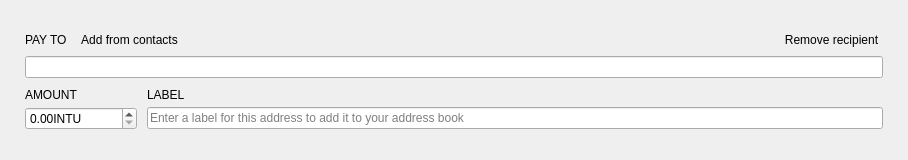
<?xml version="1.0" encoding="UTF-8"?>
<ui version="4.0">
 <class>TransferFrame</class>
 <widget class="QFrame" name="TransferFrame">
  <property name="geometry">
   <rect>
    <x>0</x>
    <y>0</y>
    <width>908</width>
    <height>160</height>
   </rect>
  </property>
  <property name="sizePolicy">
   <sizepolicy hsizetype="Preferred" vsizetype="Preferred">
    <horstretch>0</horstretch>
    <verstretch>150</verstretch>
   </sizepolicy>
  </property>
  <property name="minimumSize">
   <size>
    <width>0</width>
    <height>160</height>
   </size>
  </property>
  <property name="maximumSize">
   <size>
    <width>16777215</width>
    <height>160</height>
   </size>
  </property>
  <property name="windowTitle">
   <string>Frame</string>
  </property>
  <property name="styleSheet">
   <string notr="true"/>
  </property>
  <property name="frameShape">
   <enum>QFrame::NoFrame</enum>
  </property>
  <property name="frameShadow">
   <enum>QFrame::Plain</enum>
  </property>
  <layout class="QVBoxLayout" name="verticalLayout">
   <property name="spacing">
    <number>10</number>
   </property>
   <property name="leftMargin">
    <number>25</number>
   </property>
   <property name="rightMargin">
    <number>25</number>
   </property>
   <item>
    <spacer name="verticalSpacer_2">
     <property name="orientation">
      <enum>Qt::Vertical</enum>
     </property>
     <property name="sizeHint" stdset="0">
      <size>
       <width>20</width>
       <height>40</height>
      </size>
     </property>
    </spacer>
   </item>
   <item>
    <layout class="QGridLayout" name="gridLayout">
     <property name="verticalSpacing">
      <number>5</number>
     </property>
     <item row="0" column="0">
      <widget class="WalletGui::WalletNormalGrayTextLabel" name="m_payToTextLabel">
       <property name="sizePolicy">
        <sizepolicy hsizetype="Minimum" vsizetype="Minimum">
         <horstretch>0</horstretch>
         <verstretch>0</verstretch>
        </sizepolicy>
       </property>
       <property name="text">
        <string>PAY TO</string>
       </property>
       <property name="alignment">
        <set>Qt::AlignLeading|Qt::AlignLeft|Qt::AlignVCenter</set>
       </property>
       <property name="margin">
        <number>0</number>
       </property>
       <property name="indent">
        <number>0</number>
       </property>
      </widget>
     </item>
     <item row="0" column="1">
      <widget class="WalletGui::WalletTinyLinkLikeButton" name="m_addressBookButton">
       <property name="sizePolicy">
        <sizepolicy hsizetype="Preferred" vsizetype="Minimum">
         <horstretch>0</horstretch>
         <verstretch>0</verstretch>
        </sizepolicy>
       </property>
       <property name="cursor">
        <cursorShape>PointingHandCursor</cursorShape>
       </property>
       <property name="focusPolicy">
        <enum>Qt::NoFocus</enum>
       </property>
       <property name="layoutDirection">
        <enum>Qt::LeftToRight</enum>
       </property>
       <property name="text">
        <string>Add from contacts</string>
       </property>
       <property name="flat">
        <bool>true</bool>
       </property>
      </widget>
     </item>
     <item row="0" column="2">
      <spacer name="horizontalSpacer">
       <property name="orientation">
        <enum>Qt::Horizontal</enum>
       </property>
       <property name="sizeHint" stdset="0">
        <size>
         <width>318</width>
         <height>10</height>
        </size>
       </property>
      </spacer>
     </item>
     <item row="0" column="3" alignment="Qt::AlignBottom">
      <widget class="WalletGui::WalletTinyLinkLikeButton" name="m_removeButton">
       <property name="sizePolicy">
        <sizepolicy hsizetype="Preferred" vsizetype="Minimum">
         <horstretch>0</horstretch>
         <verstretch>0</verstretch>
        </sizepolicy>
       </property>
       <property name="cursor">
        <cursorShape>PointingHandCursor</cursorShape>
       </property>
       <property name="focusPolicy">
        <enum>Qt::NoFocus</enum>
       </property>
       <property name="text">
        <string>Remove recipient</string>
       </property>
       <property name="flat">
        <bool>true</bool>
       </property>
      </widget>
     </item>
     <item row="1" column="0" colspan="4">
      <widget class="WalletGui::ClearableLineEdit" name="m_sendAddressEdit">
       <property name="styleSheet">
        <string notr="true">[errorState=&quot;true&quot;] {
  border-color: #ef3131;
}</string>
       </property>
      </widget>
     </item>
    </layout>
   </item>
   <item>
    <layout class="QGridLayout" name="gridLayout_2">
     <property name="verticalSpacing">
      <number>5</number>
     </property>
     <item row="0" column="0">
      <widget class="WalletGui::WalletNormalGrayTextLabel" name="m_amountTextLabel">
       <property name="text">
        <string>AMOUNT</string>
       </property>
       <property name="alignment">
        <set>Qt::AlignBottom|Qt::AlignLeading|Qt::AlignLeft</set>
       </property>
       <property name="indent">
        <number>0</number>
       </property>
      </widget>
     </item>
     <item row="0" column="1">
      <widget class="WalletGui::WalletNormalGrayTextLabel" name="m_labelTextLabel">
       <property name="text">
        <string>LABEL</string>
       </property>
       <property name="alignment">
        <set>Qt::AlignBottom|Qt::AlignLeading|Qt::AlignLeft</set>
       </property>
       <property name="indent">
        <number>0</number>
       </property>
      </widget>
     </item>
     <item row="1" column="0">
      <widget class="QDoubleSpinBox" name="m_sendAmountSpin">
       <property name="focusPolicy">
        <enum>Qt::ClickFocus</enum>
       </property>
       <property name="layoutDirection">
        <enum>Qt::LeftToRight</enum>
       </property>
       <property name="styleSheet">
        <string notr="true">[errorState=&quot;true&quot;] {
  border-color: #ef3131;
}</string>
       </property>
       <property name="buttonSymbols">
        <enum>QAbstractSpinBox::UpDownArrows</enum>
       </property>
       <property name="suffix">
        <string notr="true">INTU</string>
       </property>
       <property name="decimals">
        <number>2</number>
       </property>
       <property name="maximum">
        <double>1000000000000.00</double>
       </property>
      </widget>
     </item>
     <item row="1" column="1">
      <widget class="WalletGui::ClearableLineEdit" name="m_sendLabelEdit">
       <property name="styleSheet">
        <string notr="true">[errorState=&quot;true&quot;] {
  border-color: #ef3131;
}</string>
       </property>
       <property name="placeholderText">
        <string>Enter a label for this address to add it to your address book</string>
       </property>
      </widget>
     </item>
    </layout>
   </item>
   <item>
    <spacer name="verticalSpacer">
     <property name="orientation">
      <enum>Qt::Vertical</enum>
     </property>
     <property name="sizeHint" stdset="0">
      <size>
       <width>20</width>
       <height>40</height>
      </size>
     </property>
    </spacer>
   </item>
  </layout>
 </widget>
 <customwidgets>
  <customwidget>
   <class>WalletGui::WalletNormalGrayTextLabel</class>
   <extends>QLabel</extends>
   <header>Gui/Common/WalletTextLabel.h</header>
  </customwidget>
  <customwidget>
   <class>WalletGui::ClearableLineEdit</class>
   <extends>QLineEdit</extends>
   <header>Gui/Common/ClearableLineEdit.h</header>
  </customwidget>
  <customwidget>
   <class>WalletGui::WalletTinyLinkLikeButton</class>
   <extends>QPushButton</extends>
   <header>Gui/Common/WalletLinkLikeButton.h</header>
  </customwidget>
 </customwidgets>
 <tabstops>
  <tabstop>m_sendAddressEdit</tabstop>
  <tabstop>m_sendAmountSpin</tabstop>
  <tabstop>m_sendLabelEdit</tabstop>
  <tabstop>m_addressBookButton</tabstop>
  <tabstop>m_removeButton</tabstop>
 </tabstops>
 <resources/>
 <connections>
  <connection>
   <sender>m_removeButton</sender>
   <signal>clicked()</signal>
   <receiver>TransferFrame</receiver>
   <slot>deleteLater()</slot>
   <hints>
    <hint type="sourcelabel">
     <x>797</x>
     <y>41</y>
    </hint>
    <hint type="destinationlabel">
     <x>445</x>
     <y>79</y>
    </hint>
   </hints>
  </connection>
  <connection>
   <sender>m_addressBookButton</sender>
   <signal>clicked()</signal>
   <receiver>TransferFrame</receiver>
   <slot>addressBookClicked()</slot>
   <hints>
    <hint type="sourcelabel">
     <x>136</x>
     <y>41</y>
    </hint>
    <hint type="destinationlabel">
     <x>445</x>
     <y>79</y>
    </hint>
   </hints>
  </connection>
  <connection>
   <sender>m_sendAddressEdit</sender>
   <signal>textChanged(QString)</signal>
   <receiver>TransferFrame</receiver>
   <slot>labelOrAddressChanged(QString)</slot>
   <hints>
    <hint type="sourcelabel">
     <x>445</x>
     <y>56</y>
    </hint>
    <hint type="destinationlabel">
     <x>445</x>
     <y>79</y>
    </hint>
   </hints>
  </connection>
  <connection>
   <sender>m_sendLabelEdit</sender>
   <signal>textChanged(QString)</signal>
   <receiver>TransferFrame</receiver>
   <slot>labelOrAddressChanged(QString)</slot>
   <hints>
    <hint type="sourcelabel">
     <x>582</x>
     <y>128</y>
    </hint>
    <hint type="destinationlabel">
     <x>445</x>
     <y>79</y>
    </hint>
   </hints>
  </connection>
  <connection>
   <sender>m_sendAmountSpin</sender>
   <signal>valueChanged(QString)</signal>
   <receiver>TransferFrame</receiver>
   <slot>amountStringChanged(QString)</slot>
   <hints>
    <hint type="sourcelabel">
     <x>124</x>
     <y>124</y>
    </hint>
    <hint type="destinationlabel">
     <x>453</x>
     <y>79</y>
    </hint>
   </hints>
  </connection>
  <connection>
   <sender>m_sendAddressEdit</sender>
   <signal>textChanged(QString)</signal>
   <receiver>TransferFrame</receiver>
   <slot>addressChanged(QString)</slot>
   <hints>
    <hint type="sourcelabel">
     <x>453</x>
     <y>69</y>
    </hint>
    <hint type="destinationlabel">
     <x>453</x>
     <y>79</y>
    </hint>
   </hints>
  </connection>
 </connections>
 <slots>
  <slot>addressBookClicked()</slot>
  <slot>pasteClicked()</slot>
  <slot>labelOrAddressChanged(QString)</slot>
  <slot>addressChanged(QString)</slot>
  <slot>amountStringChanged(QString)</slot>
 </slots>
</ui>
